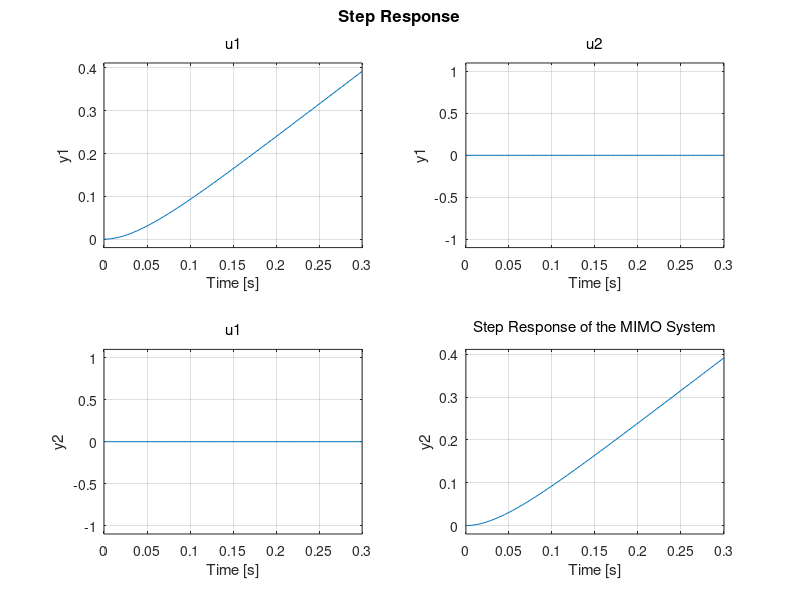
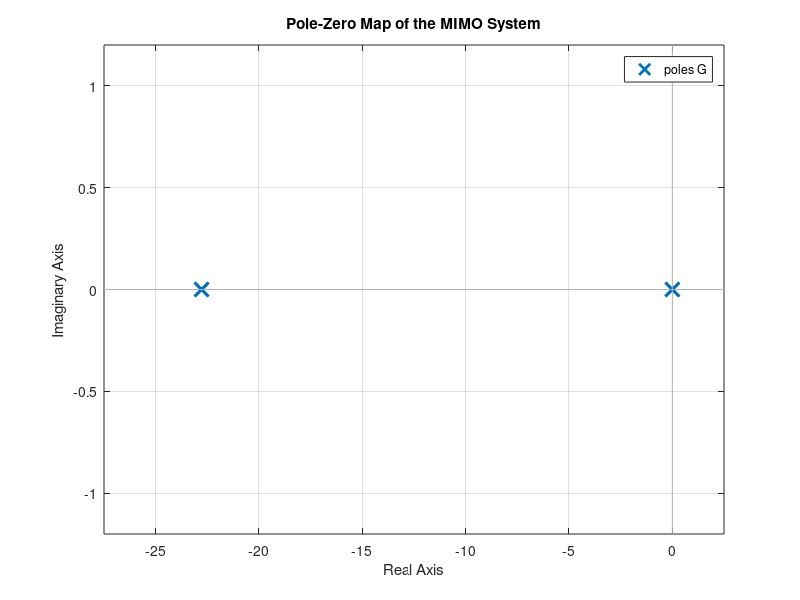

These figures' MATLAB source, in order: (Note: this script raises an error after producing the figures.)
% Define the transfer function elements
G11 = tf(1.53, [0.0439 1 0]);
G12 = 0;
G21 = 0;
G22 = G11;
% Construct the transfer function matrix
G = [G11 G12; G21 G22];
% Display the transfer function matrix
disp('Transfer Function Matrix G(s):');
G
% Step response of the MIMO system
figure;
step(G);
title('Step Response of the MIMO System');
grid on;
% Analyze the poles and zeros
figure;
pzmap(G);
title('Pole-Zero Map of the MIMO System');
grid on;
% Calculate step response characteristics for each element
info_G11 = stepinfo(G11);
info_G12 = stepinfo(G12);
info_G21 = stepinfo(G21);
info_G22 = stepinfo(G22);
% Display step response characteristics
disp('Step Response Characteristics of G11:');
disp(info_G11);
disp('Step Response Characteristics of G12:');
disp(info_G12);
disp('Step Response Characteristics of G21:');
disp(info_G21);
disp('Step Response Characteristics of G22:');
disp(info_G22);
% Define a frequency (in rad/s) at which to evaluate the condition number
frequency = 400; % For example, 1 rad/s

% Compute the frequency response at the specified frequency
G_freq_response = evalfr(G, 1i*frequency);

% Calculate the condition number of the frequency response matrix
condNumber = cond(G_freq_response);

% Display the condition number
disp(['Condition Number at ', num2str(frequency), ' rad/s: ', num2str(condNumber)]);